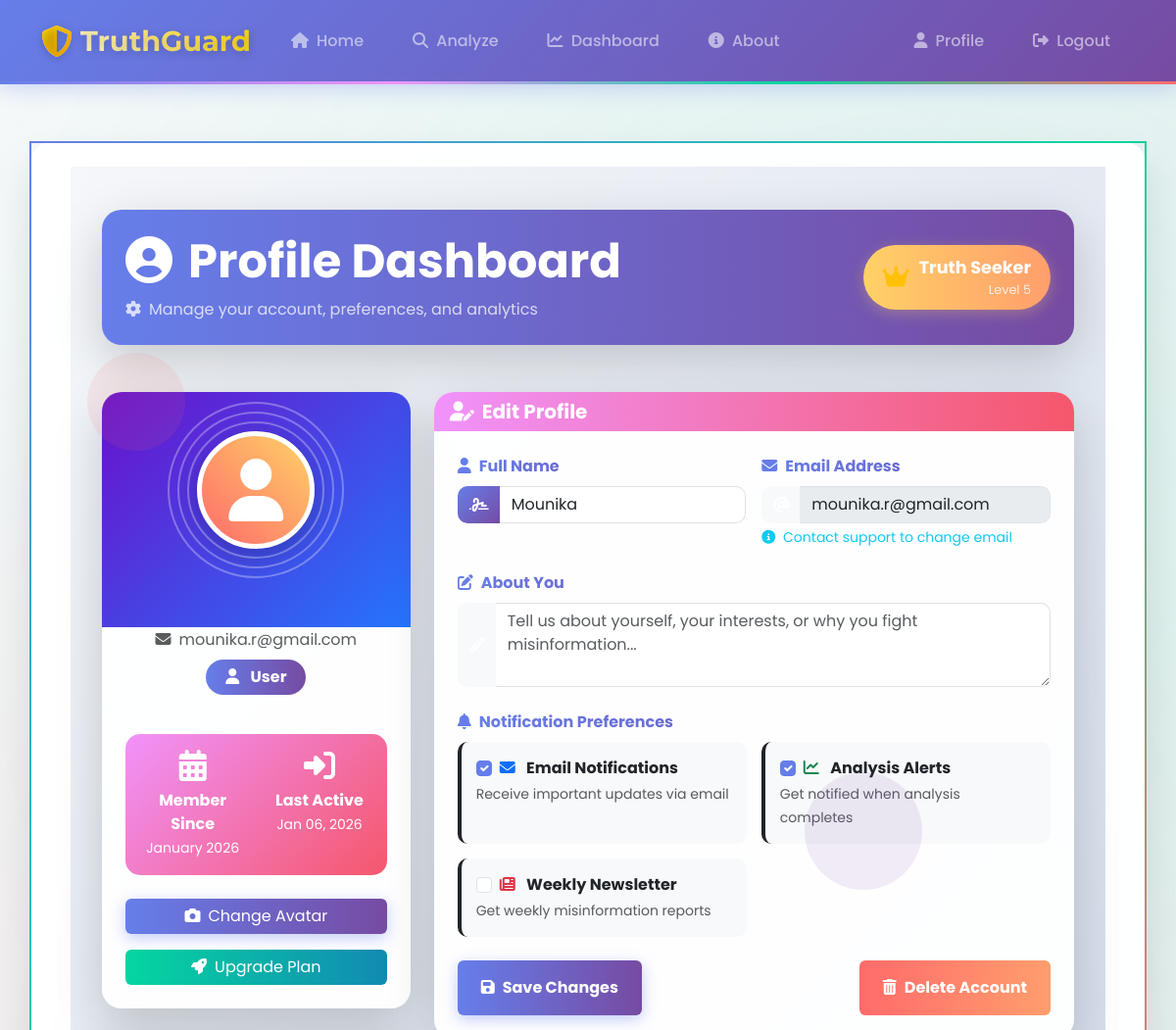
The page /profile (signed in, upper part) on the database as committed earlier.
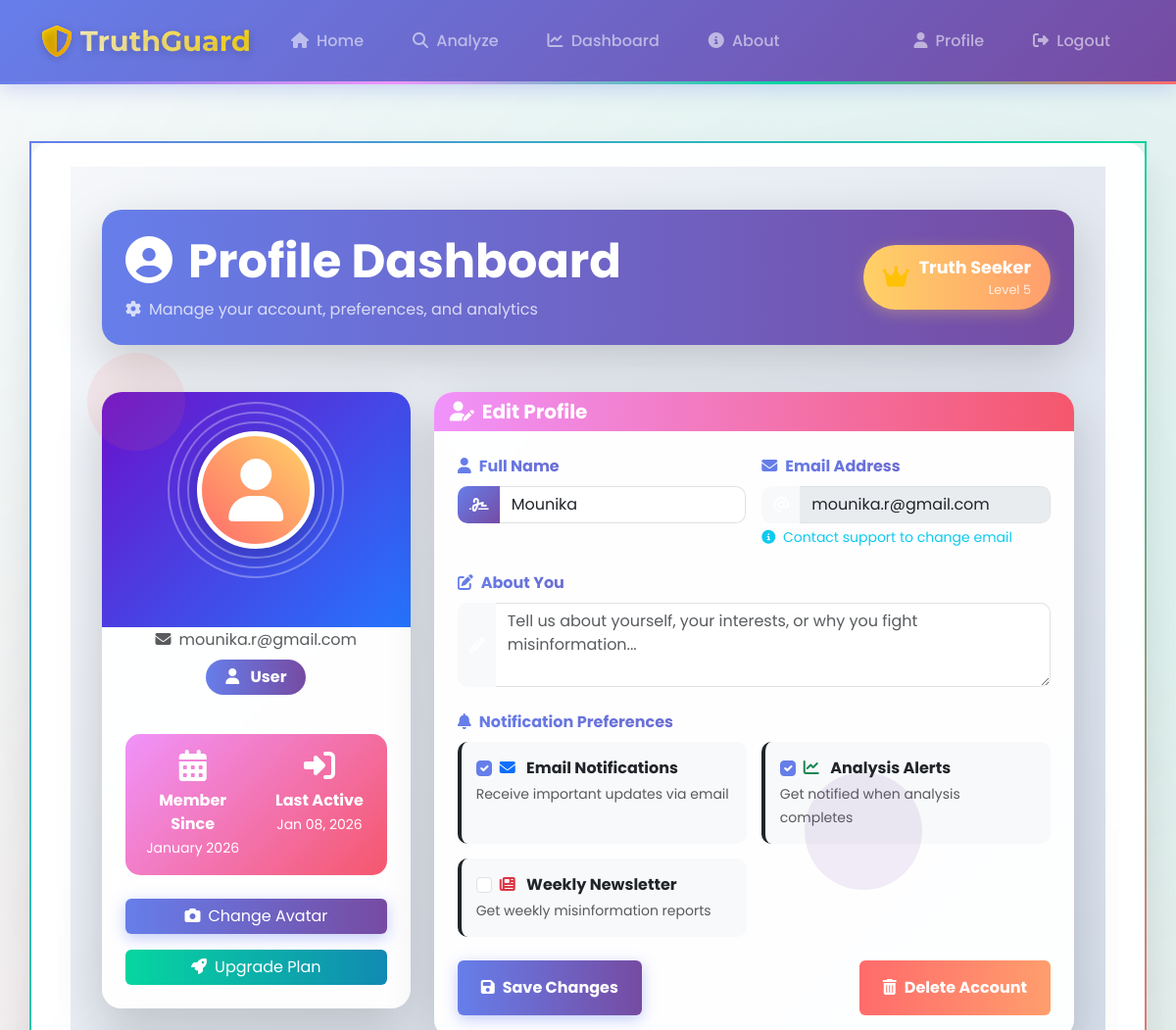
The same page on the database as committed later.
### app.py (models this page shows)
class User(UserMixin, db.Model):
    __tablename__ = 'user'
    id = db.Column(db.Integer, primary_key=True)
    email = db.Column(db.String(120), unique=True, nullable=False)
    password = db.Column(db.String(200), nullable=False)
    name = db.Column(db.String(100), nullable=False)
    avatar = db.Column(db.String(200), default='default.png')
    role = db.Column(db.String(20), default='user')
    is_active = db.Column(db.Boolean, default=True)
    created_at = db.Column(db.DateTime, default=lambda: datetime.now(timezone.utc))
    last_login = db.Column(db.DateTime)
    analyses = db.relationship('Analysis', backref='author', lazy=True, cascade='all, delete-orphan')
    chat_history = db.relationship('ChatHistory', backref='author', lazy=True, cascade='all, delete-orphan')

### app.py (the view, shortened to what this page needs)
@app.route('/profile', methods=['GET', 'POST'])
@login_required
def profile():
    stats = {
        'total_analyses': Analysis.query.filter_by(user_id=current_user.id).count(),
        'reliable_count': Analysis.query.filter_by(user_id=current_user.id, classification='RELIABLE').count(),
        'suspicious_count': Analysis.query.filter_by(user_id=current_user.id, classification='SUSPICIOUS').count(),
        'fake_count': Analysis.query.filter_by(user_id=current_user.id, classification='FAKE').count(),
        'avg_confidence': float(db.session.query(db.func.avg(Analysis.confidence_score)).filter(
            Analysis.user_id == current_user.id).scalar() or 0)
    }
    return render_template('profile.html', user=current_user, stats=stats)

### templates/profile.html (shortened to what this page needs)
{% extends "base.html" %}
{% block content %}
<div class="profile-container" style="
    background: linear-gradient(135deg, #f5f7fa 0%, #c3cfe2 100%);
    min-height: 100vh;
    padding: 20px;
">
    <div class="particles">
    </div>
    <div class="container py-4">
        <div class="row mb-4">
            <div class="col-12">
                <div class="card border-0 shadow-lg mb-4" style="
                    background: linear-gradient(90deg, #667eea 0%, #764ba2 100%);
                    border-radius: 20px;
                    overflow: hidden;
                ">
                    <div class="card-body p-4">
                        <div class="row align-items-center">
                            <div class="col-md-8 text-white">
                                <h1 class="h2 mb-2 display-5 fw-bold">
                                    <i class="fas fa-user-circle me-3"></i>Profile Dashboard
                                </h1>
                                <p class="mb-0 opacity-75">
                                    <i class="fas fa-cog me-2"></i>Manage your account, preferences, and analytics
                                </p>
                            </div>
                            <div class="col-md-4 text-end">
                                <div class="level-badge">
                                    <div class="level-icon">
                                        <i class="fas fa-crown text-warning"></i>
                                    </div>
                                    <div class="level-info">
                                        <span class="level-name">Truth Seeker</span>
                                        <small class="level-progress">Level 5</small>
                                    </div>
                                </div>
                            </div>
                        </div>
                    </div>
                </div>
            </div>
        </div>
        <div class="row g-4">
            <div class="col-lg-4">
                <div class="card border-0 shadow-lg mb-4 glass-card" style="border-radius: 20px;">
                    <div class="card-body p-0">
                        <div class="profile-header" style="
                            background: linear-gradient(135deg, #6a11cb 0%, #2575fc 100%);
                            padding: 40px 20px 80px;
                            border-radius: 20px 20px 0 0;
                            position: relative;
                        ">
                            <div class="avatar-container">
                                <div class="avatar-ring ring-1"></div>
                                <div class="avatar-ring ring-2"></div>
                                <div class="avatar-ring ring-3"></div>
                                <div class="avatar-main" style="
                                    width: 120px;
                                    height: 120px;
                                    background: linear-gradient(45deg, #ff6b6b, #ffd166);
                                    border-radius: 50%;
                                    display: flex;
                                    align-items: center;
                                    justify-content: center;
                                    margin: 0 auto;
                                    border: 5px solid white;
                                    box-shadow: 0 8px 25px rgba(0,0,0,0.2);
                                ">
                                    <i class="fas fa-user fa-4x text-white"></i>
                                </div>
                            </div>
                        </div>
                        <div class="profile-info p-4" style="margin-top: -60px;">
                            <div class="text-center mb-4">
                                <h3 class="fw-bold mb-1 text-gradient">{{ user.name }}</h3>
                                <p class="text-muted mb-2">
                                    <i class="fas fa-envelope me-2"></i>{{ user.email }}
                                </p>
                                <div class="role-badge mb-3" style="
                                    background: linear-gradient(90deg, {% if user.role == 'admin' %}#ff6b6b, #ffd166{% else %}#667eea, #764ba2{% endif %});
                                    color: white;
                                    padding: 6px 20px;
                                    border-radius: 20px;
                                    display: inline-block;
                                    font-weight: bold;
                                ">
                                    <i class="fas fa-{% if user.role == 'admin' %}crown{% else %}user{% endif %} me-2"></i>
                                    {{ user.role|title }}
                                </div>
                            </div>
                            <div class="member-info p-3 mb-4" style="
                                background: linear-gradient(135deg, #f093fb 0%, #f5576c 100%);
                                border-radius: 15px;
                                color: white;
                            ">
                                <div class="row text-center">
                                    <div class="col-6">
                                        <i class="fas fa-calendar-alt fa-2x mb-2"></i>
                                        <p class="mb-0 fw-bold">Member Since</p>
                                        <small>{{ user.created_at.strftime('%B %Y') }}</small>
                                    </div>
                                    <div class="col-6">
                                        <i class="fas fa-sign-in-alt fa-2x mb-2"></i>
                                        <p class="mb-0 fw-bold">Last Active</p>
                                        <small>{{ user.last_login.strftime('%b %d, %Y') if user.last_login else 'Recently' }}</small>
                                    </div>
                                </div>
                            </div>
                            <div class="quick-actions">
                                <button class="btn btn-gradient-primary w-100 mb-3" data-bs-toggle="modal" data-bs-target="#avatarModal">
                                    <i class="fas fa-camera me-2"></i>Change Avatar
                                </button>
                                <button class="btn btn-gradient-success w-100" data-bs-toggle="modal" data-bs-target="#upgradeModal">
                                    <i class="fas fa-rocket me-2"></i>Upgrade Plan
                                </button>
                            </div>
                        </div>
                    </div>
                </div>
            </div>
            <div class="col-lg-8">
                <div class="card border-0 shadow-lg mb-4 glass-card" style="border-radius: 20px;">
                    <div class="card-header border-0" style="
                        background: linear-gradient(90deg, #f093fb 0%, #f5576c 100%);
                        color: white;
                        border-radius: 20px 20px 0 0;
                    ">
                        <h5 class="mb-0 fw-bold">
                            <i class="fas fa-user-edit me-2"></i>Edit Profile
                        </h5>
                    </div>
                    <div class="card-body p-4">
                        <form method="POST" action="{{ url_for('profile') }}" id="profileForm">
                            <div class="row g-3 mb-4">
                                <div class="col-md-6">
                                    <label for="name" class="form-label fw-bold text-gradient">
                                        <i class="fas fa-user me-2"></i>Full Name
                                    </label>
                                    <div class="input-group">
                                        <span class="input-group-text bg-gradient-primary text-white border-0">
                                            <i class="fas fa-signature"></i>
                                        </span>
                                        <input type="text" class="form-control" id="name" name="name"
                                               value="{{ user.name }}" required style="border-left: 0;">
                                    </div>
                                </div>
                                <div class="col-md-6">
                                    <label for="email" class="form-label fw-bold text-gradient">
                                        <i class="fas fa-envelope me-2"></i>Email Address
                                    </label>
                                    <div class="input-group">
                                        <span class="input-group-text bg-gradient-info text-white border-0">
                                            <i class="fas fa-at"></i>
                                        </span>
                                        <input type="email" class="form-control" id="email"
                                               value="{{ user.email }}" disabled style="border-left: 0;">
                                    </div>
                                    <div class="form-text text-info">
                                        <i class="fas fa-info-circle me-1"></i>
                                        Contact support to change email
                                    </div>
                                </div>
                            </div>
                            <div class="mb-4">
                                <label for="bio" class="form-label fw-bold text-gradient">
                                    <i class="fas fa-edit me-2"></i>About You
                                </label>
                                <div class="input-group">
                                    <span class="input-group-text bg-gradient-warning text-white border-0">
                                        <i class="fas fa-pencil-alt"></i>
                                    </span>
                                    <textarea class="form-control" id="bio" name="bio" rows="3"
                                              placeholder="Tell us about yourself, your interests, or why you fight misinformation..."
                                              style="border-left: 0;"></textarea>
                                </div>
                            </div>
                            <div class="mb-4">
                                <label class="form-label fw-bold text-gradient">
                                    <i class="fas fa-bell me-2"></i>Notification Preferences
                                </label>
                                <div class="preferences-grid">
                                    <div class="preference-card">
                                        <div class="form-check">
                                            <input class="form-check-input" type="checkbox" id="emailNotifications" checked>
                                            <label class="form-check-label fw-bold" for="emailNotifications">
                                                <i class="fas fa-envelope text-primary me-2"></i>
                                                Email Notifications
                                            </label>
                                        </div>
                                        <small class="text-muted">Receive important updates via email</small>
                                    </div>
                                    <div class="preference-card">
                                        <div class="form-check">
                                            <input class="form-check-input" type="checkbox" id="analysisAlerts" checked>
                                            <label class="form-check-label fw-bold" for="analysisAlerts">
                                                <i class="fas fa-chart-line text-success me-2"></i>
                                                Analysis Alerts
                                            </label>
                                        </div>
                                        <small class="text-muted">Get notified when analysis completes</small>
                                    </div>
                                    <div class="preference-card">
                                        <div class="form-check">
                                            <input class="form-check-input" type="checkbox" id="newsletter">
                                            <label class="form-check-label fw-bold" for="newsletter">
                                                <i class="fas fa-newspaper text-danger me-2"></i>
                                                Weekly Newsletter
                                            </label>
                                        </div>
                                        <small class="text-muted">Get weekly misinformation reports</small>
                                    </div>
                                </div>
                            </div>
                            <div class="d-flex justify-content-between mt-4">
                                <button type="submit" class="btn btn-gradient-primary px-4 py-3 fw-bold">
                                    <i class="fas fa-save me-2"></i>Save Changes
                                </button>
                                <button type="button" class="btn btn-gradient-danger px-4 py-3 fw-bold"
                                        data-bs-toggle="modal" data-bs-target="#deleteAccountModal">
                                    <i class="fas fa-trash-alt me-2"></i>Delete Account
                                </button>
                            </div>
                        </form>
                    </div>
                </div>
            </div>
        </div>
    </div>
</div>
{% endblock %}

Rows that differ between the two databases and show on the page:
changed User "mounika.r@gmail.com": last_login "Jan 06, 2026" → "Jan 08, 2026"
